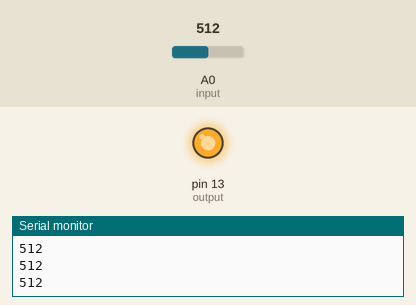
This sketch was run on a simulated Arduino Uno, built with avr-gcc and run on an emulated ATmega328P. Shown: output pins drawn as LEDs (lit = HIGH), the last lines printed to the serial monitor. Inputs (shaded band) come from the test bench; at power-on: A0 (input) = 512.

Above: at 1.2 s.
1.3 s: A0 (input) set to 1005
2.8 s: A0 (input) set to 1023
At 3.1 s:
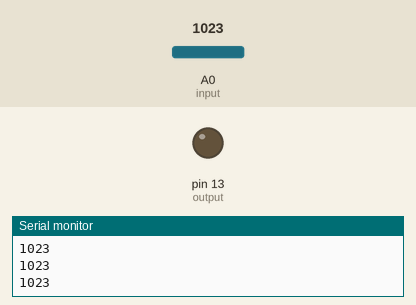
4.3 s: A0 (input) set to 900
At 5.3 s:
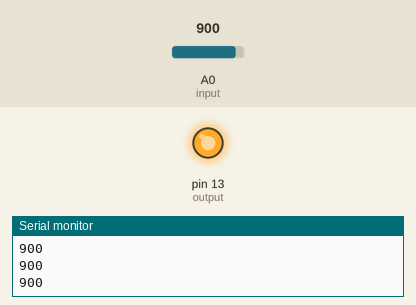
Timing chart, 0 to 7.3 s (numbered marks = the images above; inputs shaded):
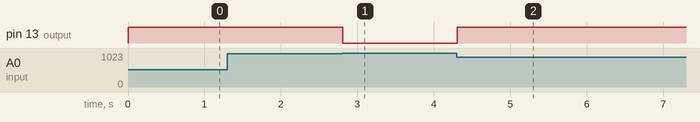

Measured:
- the behaviour switches between 1022 and 1023 on A0 (input) (found by bisection; images 0 and 1)
- after the input at 2.8 s, pin 13 (output): HIGH → LOW at once
- after the input at 4.3 s, pin 13 (output): LOW → HIGH at once

The sketch:

infrarrojo.ino
```cpp
//
//int pinReceptor = A0; //Guardamos en esta variable el pin Analógico
//int sensorVal;
//int led = 13;
//void setup(){
//Serial.begin(9600); // Abrir comunicación por Serial
//pinMode(led, OUTPUT);
//}
//void loop(){
//sensorVal = analogRead(pinReceptor);
//Serial.println(sensorVal); // Leer el valor del Pin y escribirlo
//if(sensorVal == HIGH){
//  digitalWrite(led, sensorVal);
//}
//else{
//  digitalWrite(led, sensorVal);
//led
//delay(100);
//}

int input = A0;
int output = 13;
int val = 0;

void setup() {
  Serial.begin(9600);
  pinMode(input, INPUT);
  pinMode(output, OUTPUT);
}

void loop() {
  val = analogRead(input);
  Serial.println(val);
//  delay(500);
  if (val>1022) {
    digitalWrite(output, LOW);
    }
    else {
      digitalWrite(output, HIGH);
      }
}
```
